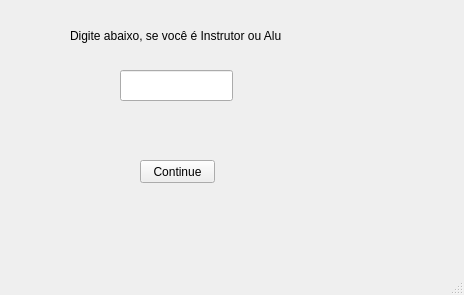
<?xml version="1.0" encoding="UTF-8"?>
<ui version="4.0">
 <class>MainWindow</class>
 <widget class="QMainWindow" name="MainWindow">
  <property name="geometry">
   <rect>
    <x>0</x>
    <y>0</y>
    <width>464</width>
    <height>295</height>
   </rect>
  </property>
  <property name="windowTitle">
   <string>MainWindow</string>
  </property>
  <widget class="QWidget" name="centralwidget">
   <widget class="QLineEdit" name="lineEdit">
    <property name="geometry">
     <rect>
      <x>120</x>
      <y>70</y>
      <width>113</width>
      <height>31</height>
     </rect>
    </property>
   </widget>
   <widget class="QPushButton" name="pushButton">
    <property name="geometry">
     <rect>
      <x>140</x>
      <y>160</y>
      <width>75</width>
      <height>23</height>
     </rect>
    </property>
    <property name="text">
     <string>Continue</string>
    </property>
   </widget>
   <widget class="QLabel" name="label">
    <property name="geometry">
     <rect>
      <x>70</x>
      <y>20</y>
      <width>211</width>
      <height>31</height>
     </rect>
    </property>
    <property name="text">
     <string>Digite abaixo, se você é Instrutor ou Aluno:</string>
    </property>
   </widget>
  </widget>
  <widget class="QMenuBar" name="menubar">
   <property name="geometry">
    <rect>
     <x>0</x>
     <y>0</y>
     <width>464</width>
     <height>21</height>
    </rect>
   </property>
  </widget>
  <widget class="QStatusBar" name="statusbar"/>
 </widget>
 <resources/>
 <connections/>
</ui>
